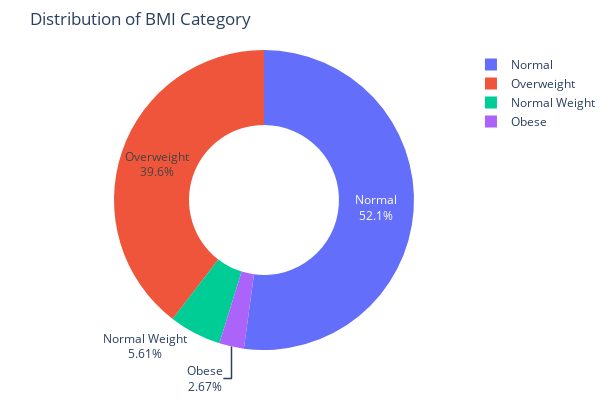
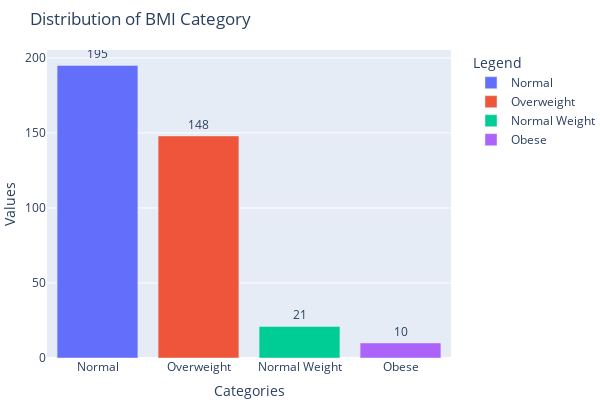

The code cell stored with these charts, in order, in its notebook:
### Markdown cell above
##### C) Donut chart for **"BMI Category"**

### Code cell
create_donut_chart(
    labels=df1['BMI Category'].value_counts().index,
    values=df1['BMI Category'].value_counts(),
    title='Distribution of BMI Category'
)

create_bar_chart(
    labels=df1['BMI Category'].value_counts().index,
    values=df1['BMI Category'].value_counts(),
    title='Distribution of BMI Category'
)

### Figure 1 — Plotly figure (JSON) as saved in the notebook; plotly's stock layout.template omitted (floating-point values rounded to 4 significant figures)
{"data": [{"hole": 0.5, "labels": ["Normal", "Overweight", "Normal Weight", "Obese"], "textinfo": "percent+label", "type": "pie", "values": [195, 148, 21, 10]}], "layout": {"height": 400, "margin": {"b": 0, "l": 0, "r": 0, "t": 50}, "showlegend": true, "title": {"text": "Distribution of BMI Category"}, "width": 600}}

### Figure 2 — Plotly figure (JSON) as saved in the notebook; plotly's stock layout.template omitted (floating-point values rounded to 4 significant figures)
{"data": [{"name": "Normal", "text": ["195"], "textposition": "outside", "type": "bar", "x": ["Normal"], "y": [195]}, {"name": "Overweight", "text": ["148"], "textposition": "outside", "type": "bar", "x": ["Overweight"], "y": [148]}, {"name": "Normal Weight", "text": ["21"], "textposition": "outside", "type": "bar", "x": ["Normal Weight"], "y": [21]}, {"name": "Obese", "text": ["10"], "textposition": "outside", "type": "bar", "x": ["Obese"], "y": [10]}], "layout": {"height": 400, "legend": {"orientation": "v", "title": {"text": "Legend"}, "traceorder": "normal", "x": 1.05, "y": 1}, "margin": {"b": 0, "l": 0, "r": 0, "t": 50}, "title": {"text": "Distribution of BMI Category"}, "width": 600, "xaxis": {"title": {"text": "Categories"}}, "yaxis": {"title": {"text": "Values"}}}}
